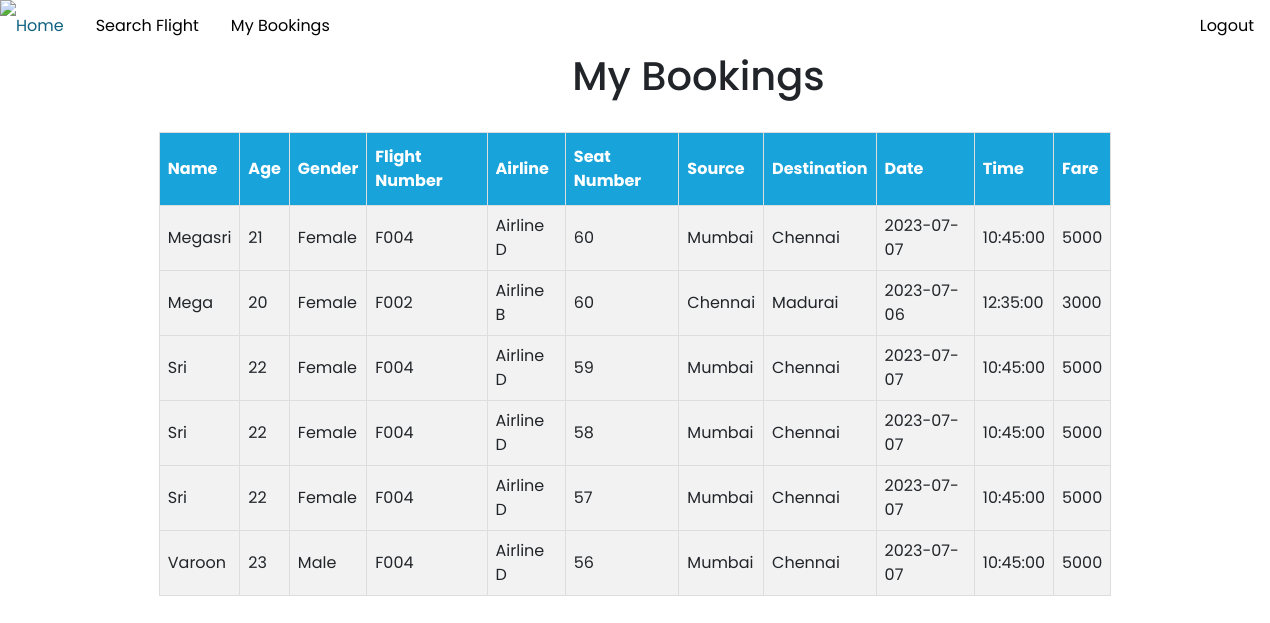
The page /mybookings.php (signed in) on the database its author committed.
### tables this page shows
CREATE TABLE IF NOT EXISTS `booking` (
  `name` varchar(100) NOT NULL,
  `email` varchar(100) NOT NULL,
  `age` int NOT NULL,
  `gender` varchar(20) NOT NULL,
  `flight_number` varchar(10) NOT NULL,
  `airline` varchar(50) NOT NULL,
  `seatnum` int NOT NULL,
  `source` varchar(50) NOT NULL,
  `destination` varchar(50) NOT NULL,
  `flight_date` date NOT NULL,
  `flight_time` time NOT NULL,
  `fare` int NOT NULL
);

### mybookings.php (the view, shortened to what this page needs)
<!DOCTYPE html>
<html lang="en">
<head>
    <link
      href="https://cdn.jsdelivr.net/npm/bootstrap@5.2.0-beta1/dist/css/bootstrap.min.css"
      rel="stylesheet"
    />
</head>
<body>
    <img src="imgs/flight1.jpg">
    <ul>
        <li><a href="index.php">Home</a></li>
        <li><a href="loginsuccess.php">Search Flight</a></li>
        <li><a href="mybookings.php">My Bookings</a></li>
        <li style="float:right"><a class="active" href="logout.php">Logout</a></li>
    </ul>
    <?php
    include 'db.php';
    $email = $_SESSION["email"];
    try {
        $stmt = $conn->prepare("SELECT * FROM booking WHERE email = ?");
        $stmt->bindParam(1, $email);
        $stmt->execute();
        $result = $stmt->fetchAll(PDO::FETCH_ASSOC);
    ?>
    <center><h1>My Bookings</h1><center>
    <br>
    <table class="book">
        <tr>
            <th>Name</th>
            <th>Age</th>
            <th>Gender</th>
            <th>Flight Number</th>
            <th>Airline</th>
            <th>Seat Number</th>
            <th>Source</th>
            <th>Destination</th>
            <th>Date</th>
            <th>Time</th>
            <th>Fare</th>
        </tr>
        <?php
        foreach ($result as $row) {
            $name = $row["name"];
            $age = $row["age"];
            $gender = $row["gender"];
            $flight_number = $row["flight_number"];
            $airline = $row["airline"];
            $seatnum = $row["seatnum"];
            $source = $row["source"];
            $destination = $row["destination"];
            $flight_date = $row["flight_date"];
            $flight_time = $row["flight_time"];
            $fare = $row["fare"];
        ?>
        <tr>
            <td><?php echo $name; ?></td>
            <td><?php echo $age; ?></td>
            <td><?php echo $gender; ?></td>
            <td><?php echo $flight_number; ?></td>
            <td><?php echo $airline; ?></td>
            <td><?php echo $seatnum; ?></td>
            <td><?php echo $source; ?></td>
            <td><?php echo $destination; ?></td>
            <td><?php echo $flight_date; ?></td>
            <td><?php echo $flight_time; ?></td>
            <td><?php echo $fare; ?></td>
        </tr>
        <?php
    } ?>
    </table>
    <?php
} catch (PDOException $e) {
    echo $e->getMessage();
}
?>

### mybookings.php (style rules this page uses)
body { overflow-y: scroll; font-family: 'Poppins'; font-weight: 400; }
body { -ms-overflow-style: none; scrollbar-width: none; }
img { position: absolute; left: 0px; top: 0px; width: 100%; background-position: center; z-index: -1; }
ul { list-style-type: none; margin: 0; padding: 0; overflow: hidden; }
li { float: left; }
li a { display: block; color: black; text-align: center; padding: 14px 16px; text-decoration: none; }
table { font-family: Poppins; border-collapse: collapse; border-radius: 20%; margin-left: auto; margin-right: auto; width: 75%; }
.book td, .book th { border: 1px solid #ddd; padding: 8px; }
.book tr { background-color: #f2f2f2; }
.book th { padding-top: 12px; padding-bottom: 12px; text-align: left; background-color: rgb(24, 163, 218); color: white; }
h1 { position: relative; left: 5%; }

### rows shown on the page
booking: name "Megasri", age "21", gender "Female", flight_number "F004", airline "Airline D", seatnum "60", source "Mumbai", destination "Chennai", flight_date "2023-07-07", flight_time "10:45:00", fare "5000"
booking: name "Mega", age "20", gender "Female", flight_number "F002", airline "Airline B", seatnum "60", source "Chennai", destination "Madurai", flight_date "2023-07-06", flight_time "12:35:00", fare "3000"
booking: name "Sri", age "22", gender "Female", flight_number "F004", airline "Airline D", seatnum "59", source "Mumbai", destination "Chennai", flight_date "2023-07-07", flight_time "10:45:00", fare "5000"
booking: name "Sri", age "22", gender "Female", flight_number "F004", airline "Airline D", seatnum "58", source "Mumbai", destination "Chennai", flight_date "2023-07-07", flight_time "10:45:00", fare "5000"
booking: name "Sri", age "22", gender "Female", flight_number "F004", airline "Airline D", seatnum "57", source "Mumbai", destination "Chennai", flight_date "2023-07-07", flight_time "10:45:00", fare "5000"
booking: name "Varoon", age "23", gender "Male", flight_number "F004", airline "Airline D", seatnum "56", source "Mumbai", destination "Chennai", flight_date "2023-07-07", flight_time "10:45:00", fare "5000"
